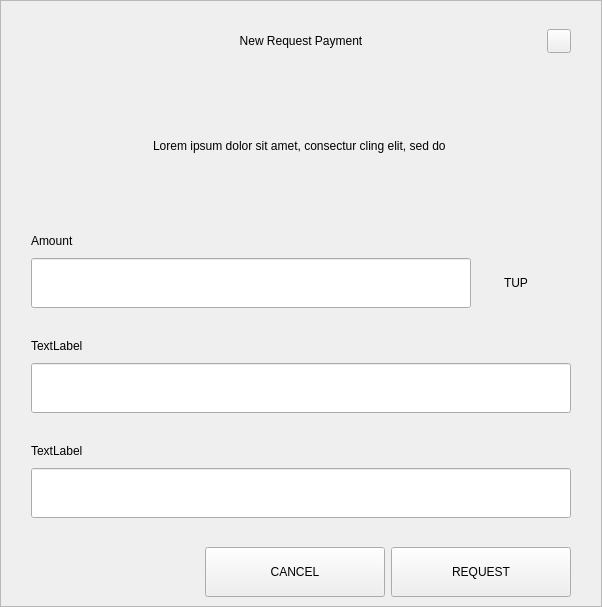
<?xml version="1.0" encoding="UTF-8"?>
<ui version="4.0">
 <class>RequestDialog</class>
 <widget class="QDialog" name="RequestDialog">
  <property name="geometry">
   <rect>
    <x>0</x>
    <y>0</y>
    <width>602</width>
    <height>607</height>
   </rect>
  </property>
  <property name="windowTitle">
   <string>Dialog</string>
  </property>
  <layout class="QVBoxLayout" name="verticalLayout_5">
   <property name="spacing">
    <number>0</number>
   </property>
   <property name="leftMargin">
    <number>0</number>
   </property>
   <property name="topMargin">
    <number>0</number>
   </property>
   <property name="rightMargin">
    <number>0</number>
   </property>
   <property name="bottomMargin">
    <number>0</number>
   </property>
   <item>
    <widget class="QFrame" name="frame">
     <property name="styleSheet">
      <string notr="true"/>
     </property>
     <property name="frameShape">
      <enum>QFrame::StyledPanel</enum>
     </property>
     <property name="frameShadow">
      <enum>QFrame::Raised</enum>
     </property>
     <layout class="QVBoxLayout" name="verticalLayout_4" stretch="1,0,0">
      <property name="spacing">
       <number>0</number>
      </property>
      <property name="leftMargin">
       <number>30</number>
      </property>
      <property name="topMargin">
       <number>20</number>
      </property>
      <property name="rightMargin">
       <number>30</number>
      </property>
      <property name="bottomMargin">
       <number>0</number>
      </property>
      <item>
       <layout class="QHBoxLayout" name="horizontalLayout_3">
        <property name="spacing">
         <number>0</number>
        </property>
        <item>
         <spacer name="horizontalSpacer_21">
          <property name="orientation">
           <enum>Qt::Horizontal</enum>
          </property>
          <property name="sizeHint" stdset="0">
           <size>
            <width>40</width>
            <height>20</height>
           </size>
          </property>
         </spacer>
        </item>
        <item>
         <widget class="QLabel" name="labelTitle">
          <property name="minimumSize">
           <size>
            <width>0</width>
            <height>40</height>
           </size>
          </property>
          <property name="maximumSize">
           <size>
            <width>16777215</width>
            <height>40</height>
           </size>
          </property>
          <property name="styleSheet">
           <string notr="true">padding-left:24px;</string>
          </property>
          <property name="text">
           <string>New Request Payment</string>
          </property>
          <property name="alignment">
           <set>Qt::AlignCenter</set>
          </property>
          <property name="margin">
           <number>7</number>
          </property>
         </widget>
        </item>
        <item>
         <spacer name="horizontalSpacer">
          <property name="orientation">
           <enum>Qt::Horizontal</enum>
          </property>
          <property name="sizeHint" stdset="0">
           <size>
            <width>40</width>
            <height>20</height>
           </size>
          </property>
         </spacer>
        </item>
        <item>
         <widget class="QPushButton" name="btnEsc">
          <property name="minimumSize">
           <size>
            <width>24</width>
            <height>24</height>
           </size>
          </property>
          <property name="maximumSize">
           <size>
            <width>24</width>
            <height>24</height>
           </size>
          </property>
          <property name="focusPolicy">
           <enum>Qt::NoFocus</enum>
          </property>
          <property name="text">
           <string/>
          </property>
         </widget>
        </item>
       </layout>
      </item>
      <item>
       <widget class="QStackedWidget" name="stack">
        <property name="minimumSize">
         <size>
          <width>540</width>
          <height>0</height>
         </size>
        </property>
        <property name="maximumSize">
         <size>
          <width>540</width>
          <height>16777215</height>
         </size>
        </property>
        <property name="currentIndex">
         <number>0</number>
        </property>
        <widget class="QWidget" name="page_1">
         <property name="minimumSize">
          <size>
           <width>540</width>
           <height>0</height>
          </size>
         </property>
         <property name="maximumSize">
          <size>
           <width>540</width>
           <height>16777215</height>
          </size>
         </property>
         <layout class="QVBoxLayout" name="layout1">
          <property name="spacing">
           <number>0</number>
          </property>
          <property name="leftMargin">
           <number>0</number>
          </property>
          <property name="topMargin">
           <number>0</number>
          </property>
          <property name="rightMargin">
           <number>0</number>
          </property>
          <property name="bottomMargin">
           <number>0</number>
          </property>
          <item>
           <spacer name="verticalSpacer_21">
            <property name="orientation">
             <enum>Qt::Vertical</enum>
            </property>
            <property name="sizeType">
             <enum>QSizePolicy::Fixed</enum>
            </property>
            <property name="sizeHint" stdset="0">
             <size>
              <width>20</width>
              <height>30</height>
             </size>
            </property>
           </spacer>
          </item>
          <item alignment="Qt::AlignHCenter">
           <widget class="QLabel" name="labelMessage">
            <property name="minimumSize">
             <size>
              <width>400</width>
              <height>50</height>
             </size>
            </property>
            <property name="text">
             <string>Lorem ipsum dolor sit amet, consectur cling elit, sed do </string>
            </property>
            <property name="alignment">
             <set>Qt::AlignCenter</set>
            </property>
            <property name="wordWrap">
             <bool>true</bool>
            </property>
           </widget>
          </item>
          <item alignment="Qt::AlignBottom">
           <widget class="QWidget" name="containerAmount" native="true">
            <layout class="QVBoxLayout" name="verticalLayout">
             <property name="spacing">
              <number>9</number>
             </property>
             <property name="leftMargin">
              <number>0</number>
             </property>
             <property name="topMargin">
              <number>0</number>
             </property>
             <property name="rightMargin">
              <number>0</number>
             </property>
             <property name="bottomMargin">
              <number>0</number>
             </property>
             <item>
              <widget class="QLabel" name="labelSubtitleAmount">
               <property name="minimumSize">
                <size>
                 <width>350</width>
                 <height>16</height>
                </size>
               </property>
               <property name="maximumSize">
                <size>
                 <width>16777215</width>
                 <height>16</height>
                </size>
               </property>
               <property name="text">
                <string>Amount</string>
               </property>
              </widget>
             </item>
             <item alignment="Qt::AlignTop">
              <widget class="QWidget" name="layoutAmount" native="true">
               <layout class="QHBoxLayout" name="horizontalLayout" stretch="2,0">
                <property name="spacing">
                 <number>0</number>
                </property>
                <property name="leftMargin">
                 <number>0</number>
                </property>
                <property name="topMargin">
                 <number>0</number>
                </property>
                <property name="rightMargin">
                 <number>0</number>
                </property>
                <property name="bottomMargin">
                 <number>0</number>
                </property>
                <item>
                 <widget class="QLineEdit" name="lineEditAmount">
                  <property name="minimumSize">
                   <size>
                    <width>0</width>
                    <height>50</height>
                   </size>
                  </property>
                  <property name="maximumSize">
                   <size>
                    <width>16777215</width>
                    <height>50</height>
                   </size>
                  </property>
                 </widget>
                </item>
                <item>
                 <widget class="QWidget" name="comboContainer" native="true">
                  <property name="minimumSize">
                   <size>
                    <width>100</width>
                    <height>50</height>
                   </size>
                  </property>
                  <property name="maximumSize">
                   <size>
                    <width>16777215</width>
                    <height>50</height>
                   </size>
                  </property>
                  <layout class="QHBoxLayout" name="horizontalLayout_31">
                   <property name="spacing">
                    <number>0</number>
                   </property>
                   <property name="leftMargin">
                    <number>0</number>
                   </property>
                   <property name="topMargin">
                    <number>0</number>
                   </property>
                   <property name="rightMargin">
                    <number>10</number>
                   </property>
                   <property name="bottomMargin">
                    <number>0</number>
                   </property>
                   <item>
                    <widget class="QLabel" name="comboBoxCoin">
                     <property name="text">
                      <string>TUP</string>
                     </property>
                     <property name="alignment">
                      <set>Qt::AlignCenter</set>
                     </property>
                    </widget>
                   </item>
                  </layout>
                 </widget>
                </item>
               </layout>
              </widget>
             </item>
            </layout>
           </widget>
          </item>
          <item>
           <spacer name="verticalSpacer_31">
            <property name="orientation">
             <enum>Qt::Vertical</enum>
            </property>
            <property name="sizeType">
             <enum>QSizePolicy::Fixed</enum>
            </property>
            <property name="sizeHint" stdset="0">
             <size>
              <width>20</width>
              <height>30</height>
             </size>
            </property>
           </spacer>
          </item>
          <item>
           <layout class="QVBoxLayout" name="verticalLayoutLabel">
            <property name="spacing">
             <number>9</number>
            </property>
            <item>
             <widget class="QLabel" name="labelSubtitleLabel">
              <property name="minimumSize">
               <size>
                <width>0</width>
                <height>16</height>
               </size>
              </property>
              <property name="maximumSize">
               <size>
                <width>16777215</width>
                <height>16</height>
               </size>
              </property>
              <property name="text">
               <string>TextLabel</string>
              </property>
             </widget>
            </item>
            <item>
             <widget class="QLineEdit" name="lineEditLabel">
              <property name="minimumSize">
               <size>
                <width>0</width>
                <height>50</height>
               </size>
              </property>
              <property name="maximumSize">
               <size>
                <width>16777215</width>
                <height>50</height>
               </size>
              </property>
             </widget>
            </item>
           </layout>
          </item>
          <item>
           <spacer name="verticalSpacer_34">
            <property name="orientation">
             <enum>Qt::Vertical</enum>
            </property>
            <property name="sizeType">
             <enum>QSizePolicy::Fixed</enum>
            </property>
            <property name="sizeHint" stdset="0">
             <size>
              <width>20</width>
              <height>30</height>
             </size>
            </property>
           </spacer>
          </item>
          <item>
           <layout class="QVBoxLayout" name="verticalLayoutDescription">
            <property name="spacing">
             <number>9</number>
            </property>
            <item>
             <widget class="QLabel" name="labelSubtitleDescription">
              <property name="minimumSize">
               <size>
                <width>0</width>
                <height>16</height>
               </size>
              </property>
              <property name="maximumSize">
               <size>
                <width>16777215</width>
                <height>16</height>
               </size>
              </property>
              <property name="text">
               <string>TextLabel</string>
              </property>
             </widget>
            </item>
            <item>
             <widget class="QLineEdit" name="lineEditDescription">
              <property name="minimumSize">
               <size>
                <width>0</width>
                <height>50</height>
               </size>
              </property>
              <property name="maximumSize">
               <size>
                <width>16777215</width>
                <height>50</height>
               </size>
              </property>
             </widget>
            </item>
            <item>
             <spacer name="verticalSpacer_4">
              <property name="orientation">
               <enum>Qt::Vertical</enum>
              </property>
              <property name="sizeType">
               <enum>QSizePolicy::Fixed</enum>
              </property>
              <property name="sizeHint" stdset="0">
               <size>
                <width>20</width>
                <height>20</height>
               </size>
              </property>
             </spacer>
            </item>
           </layout>
          </item>
         </layout>
        </widget>
        <widget class="QWidget" name="page_2">
         <layout class="QVBoxLayout" name="layout2">
          <item>
           <spacer name="verticalSpacer_5">
            <property name="orientation">
             <enum>Qt::Vertical</enum>
            </property>
            <property name="sizeType">
             <enum>QSizePolicy::Fixed</enum>
            </property>
            <property name="sizeHint" stdset="0">
             <size>
              <width>20</width>
              <height>50</height>
             </size>
            </property>
           </spacer>
          </item>
          <item alignment="Qt::AlignHCenter">
           <widget class="QLabel" name="labelQrImg">
            <property name="minimumSize">
             <size>
              <width>260</width>
              <height>260</height>
             </size>
            </property>
            <property name="maximumSize">
             <size>
              <width>260</width>
              <height>260</height>
             </size>
            </property>
            <property name="text">
             <string/>
            </property>
            <property name="alignment">
             <set>Qt::AlignCenter</set>
            </property>
           </widget>
          </item>
          <item>
           <spacer name="verticalSpacer_2">
            <property name="orientation">
             <enum>Qt::Vertical</enum>
            </property>
            <property name="sizeType">
             <enum>QSizePolicy::Fixed</enum>
            </property>
            <property name="sizeHint" stdset="0">
             <size>
              <width>20</width>
              <height>30</height>
             </size>
            </property>
           </spacer>
          </item>
          <item alignment="Qt::AlignHCenter">
           <widget class="QLabel" name="labelAddress">
            <property name="text">
             <string>D7VFR83SQbiezrW72hjcWJtcfip5krte2Z </string>
            </property>
           </widget>
          </item>
          <item>
           <spacer name="verticalSpacer_32">
            <property name="orientation">
             <enum>Qt::Vertical</enum>
            </property>
            <property name="sizeType">
             <enum>QSizePolicy::Expanding</enum>
            </property>
            <property name="sizeHint" stdset="0">
             <size>
              <width>20</width>
              <height>20</height>
             </size>
            </property>
           </spacer>
          </item>
          <item>
           <layout class="QHBoxLayout" name="horizontal">
            <property name="leftMargin">
             <number>20</number>
            </property>
            <property name="rightMargin">
             <number>20</number>
            </property>
            <property name="bottomMargin">
             <number>20</number>
            </property>
            <item>
             <spacer name="horizontalSpacer_4">
              <property name="orientation">
               <enum>Qt::Horizontal</enum>
              </property>
              <property name="sizeHint" stdset="0">
               <size>
                <width>40</width>
                <height>20</height>
               </size>
              </property>
             </spacer>
            </item>
            <item>
             <widget class="QPushButton" name="btnCopyAddress">
              <property name="minimumSize">
               <size>
                <width>180</width>
                <height>50</height>
               </size>
              </property>
              <property name="text">
               <string>COPY ADDRESS</string>
              </property>
             </widget>
            </item>
            <item>
             <widget class="QPushButton" name="btnCopyUrl">
              <property name="minimumSize">
               <size>
                <width>180</width>
                <height>50</height>
               </size>
              </property>
              <property name="text">
               <string>COPY URL</string>
              </property>
             </widget>
            </item>
            <item>
             <spacer name="horizontalSpacer_2">
              <property name="orientation">
               <enum>Qt::Horizontal</enum>
              </property>
              <property name="sizeHint" stdset="0">
               <size>
                <width>40</width>
                <height>20</height>
               </size>
              </property>
             </spacer>
            </item>
           </layout>
          </item>
         </layout>
        </widget>
       </widget>
      </item>
      <item>
       <widget class="QWidget" name="buttonsStack" native="true">
        <layout class="QHBoxLayout" name="horizontalLayout_5">
         <property name="leftMargin">
          <number>20</number>
         </property>
         <property name="rightMargin">
          <number>0</number>
         </property>
         <item>
          <spacer name="horizontalSpacer_41">
           <property name="orientation">
            <enum>Qt::Horizontal</enum>
           </property>
           <property name="sizeHint" stdset="0">
            <size>
             <width>40</width>
             <height>20</height>
            </size>
           </property>
          </spacer>
         </item>
         <item>
          <widget class="QPushButton" name="btnCancel">
           <property name="minimumSize">
            <size>
             <width>180</width>
             <height>50</height>
            </size>
           </property>
           <property name="focusPolicy">
            <enum>Qt::NoFocus</enum>
           </property>
           <property name="text">
            <string>CANCEL</string>
           </property>
          </widget>
         </item>
         <item>
          <widget class="QPushButton" name="btnSave">
           <property name="minimumSize">
            <size>
             <width>180</width>
             <height>50</height>
            </size>
           </property>
           <property name="focusPolicy">
            <enum>Qt::NoFocus</enum>
           </property>
           <property name="text">
            <string>REQUEST</string>
           </property>
          </widget>
         </item>
        </layout>
       </widget>
      </item>
     </layout>
    </widget>
   </item>
  </layout>
 </widget>
 <resources/>
 <connections/>
</ui>
